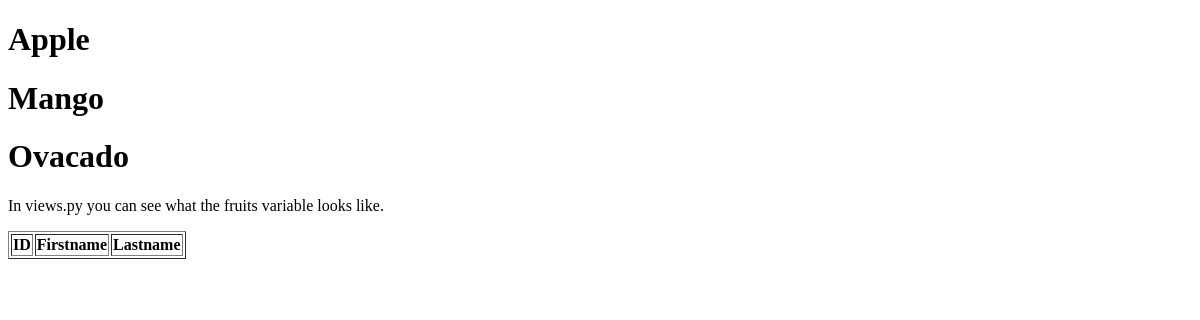
Page /members/testing on the earlier database version.
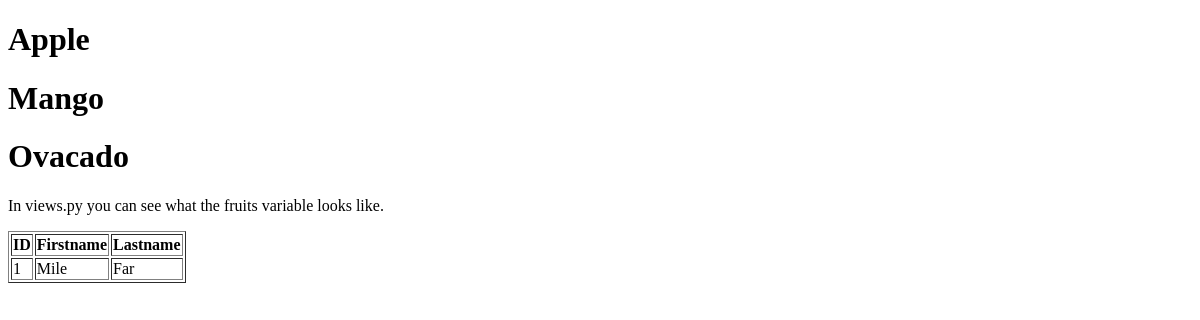
Same page on the later database version.
### members/models.py (models this page shows, shortened)
class Member(models.Model):
    firstname = models.CharField(max_length=255)
    lastname = models.CharField(max_length=255)
    phone = models.IntegerField(null=True)
    joined_date = models.DateField(null=True)

### members/views.py (the view)
# urls.py: path('members/testing', views.testing, name='testing'),
def testing(request):
    mydata = models.Member.objects.all()
    template = loader.get_template('template.html')
    context = {
        'fruits': ['Apple', 'Mango', 'Ovacado'],
        'mymembers': mydata,
    }
    return HttpResponse(template.render(context, request))

### members/templates/template.html
<!DOCTYPE html>
<html>
    <body>
        {% for x in fruits %}
            <h1>{{ x }}</h1>
        {% endfor %}
        <p>In views.py you can see what the fruits variable looks like.</p>
        <table border='1'>
            <tr>
                <th>ID</th>
                <th>Firstname</th>
                <th>Lastname</th>
            </tr>
            {% for x in mymembers %}
                <tr>
                    <td>{{ x.id }}</td>
                    <td>{{ x.firstname }}</td>
                    <td>{{ x.lastname }}</td>
                </tr>
            {% endfor %}
        </table>
    </body>
</html>

Differences in the rows shown:
added Member: id "1", firstname "Mile", lastname "Far"
